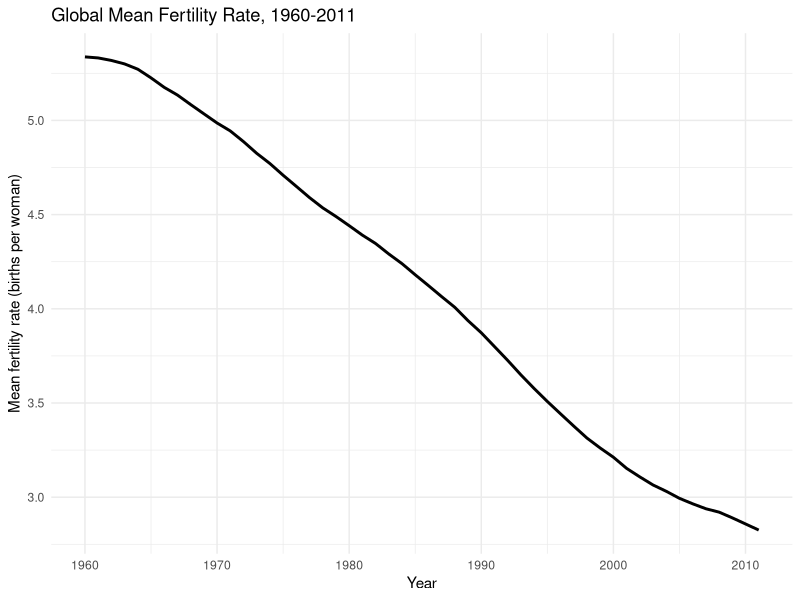
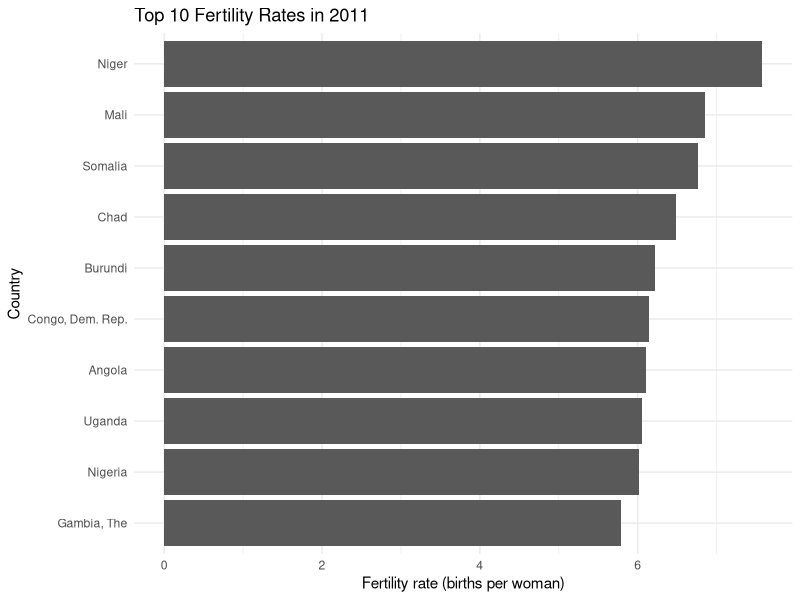
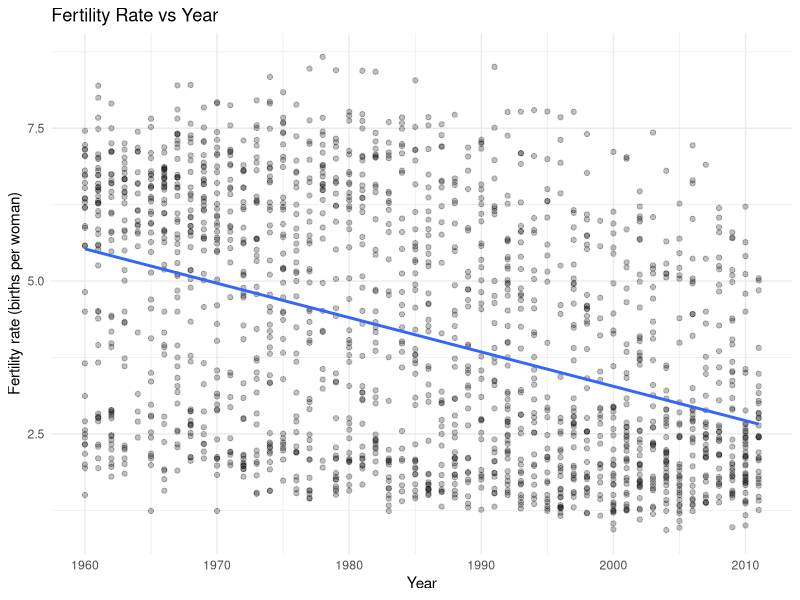
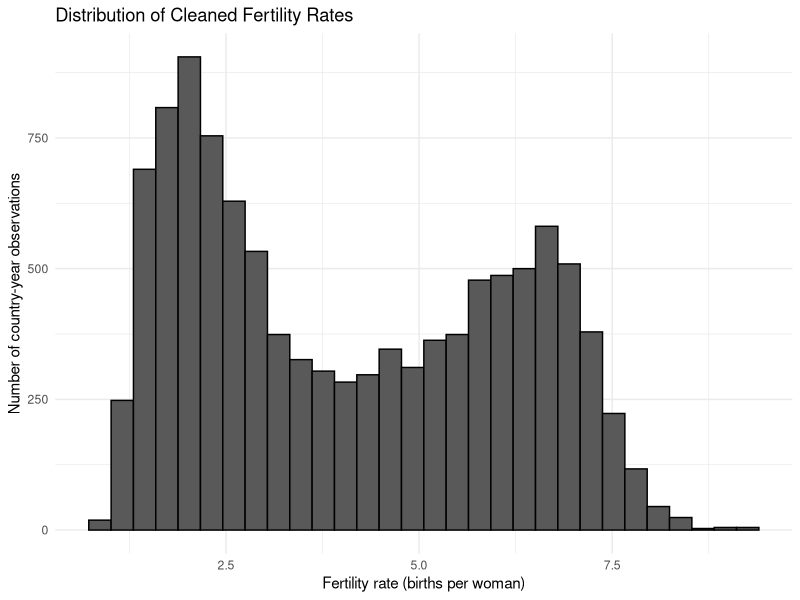
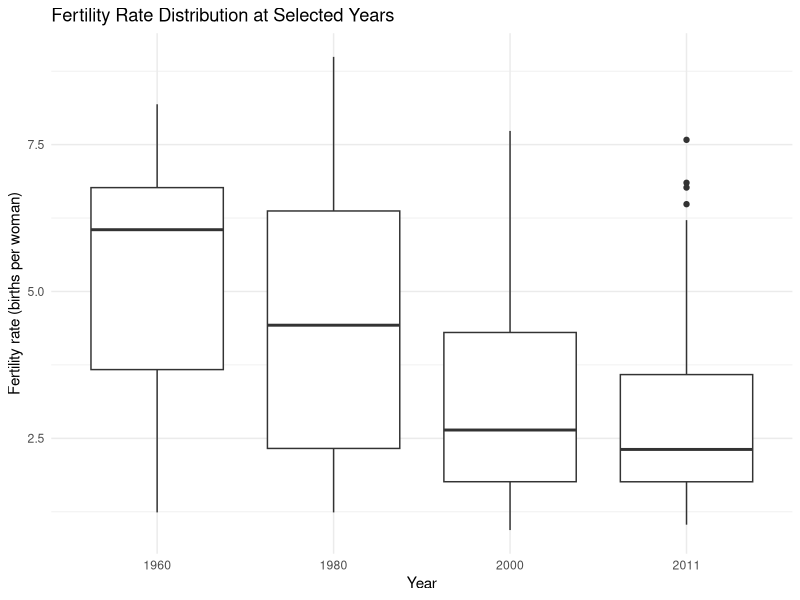

Reproduce these figures in R, in order.
# YUVO Intern - Week 2
# Data Visualization and Insight Communication using R
# Name: Arati Bhokare
# Dataset: World Bank Fertility Rate (cleaned Week 1 dataset)

library(readr)
library(dplyr)
library(ggplot2)

# Load the cleaned Week 1 dataset
data <- read_csv("week1_fertility_cleaned.csv", show_col_types = FALSE)

# Basic checks
str(data)
summary(data$FertilityRate_Clean)

# 1. Line chart: global mean fertility rate by year
year_mean <- data %>%
  group_by(Year) %>%
  summarise(Mean_Fertility = mean(FertilityRate_Clean, na.rm = TRUE))

ggplot(year_mean, aes(x = Year, y = Mean_Fertility)) +
  geom_line(linewidth = 1) +
  labs(
    title = "Global Mean Fertility Rate, 1960-2011",
    x = "Year",
    y = "Mean fertility rate (births per woman)"
  ) +
  theme_minimal()

# 2. Bar chart: top 10 fertility rates in 2011
top10_2011 <- data %>%
  filter(Year == 2011) %>%
  group_by(`Country Name`) %>%
  summarise(FertilityRate = mean(FertilityRate_Clean, na.rm = TRUE)) %>%
  arrange(desc(FertilityRate)) %>%
  slice_head(n = 10)

ggplot(top10_2011,
       aes(x = reorder(`Country Name`, FertilityRate),
           y = FertilityRate)) +
  geom_col() +
  coord_flip() +
  labs(
    title = "Top 10 Fertility Rates in 2011",
    x = "Country",
    y = "Fertility rate (births per woman)"
  ) +
  theme_minimal()

# 3. Scatter plot: year versus fertility rate
set.seed(42)
sample_data <- data %>% slice_sample(n = min(1800, nrow(data)))

ggplot(sample_data, aes(x = Year, y = FertilityRate_Clean)) +
  geom_point(alpha = 0.25) +
  geom_smooth(method = "lm", se = FALSE) +
  labs(
    title = "Fertility Rate vs Year",
    x = "Year",
    y = "Fertility rate (births per woman)"
  ) +
  theme_minimal()

# 4. Histogram: distribution of cleaned fertility rates
ggplot(data, aes(x = FertilityRate_Clean)) +
  geom_histogram(bins = 30, colour = "black") +
  labs(
    title = "Distribution of Cleaned Fertility Rates",
    x = "Fertility rate (births per woman)",
    y = "Number of country-year observations"
  ) +
  theme_minimal()

# 5. Boxplot at selected years
selected <- data %>% filter(Year %in% c(1960, 1980, 2000, 2011))

ggplot(selected, aes(x = factor(Year), y = FertilityRate_Clean)) +
  geom_boxplot() +
  labs(
    title = "Fertility Rate Distribution at Selected Years",
    x = "Year",
    y = "Fertility rate (births per woman)"
  ) +
  theme_minimal()

# Correlation for descriptive interpretation
cor(data$Year, data$FertilityRate_Clean, use = "complete.obs")
